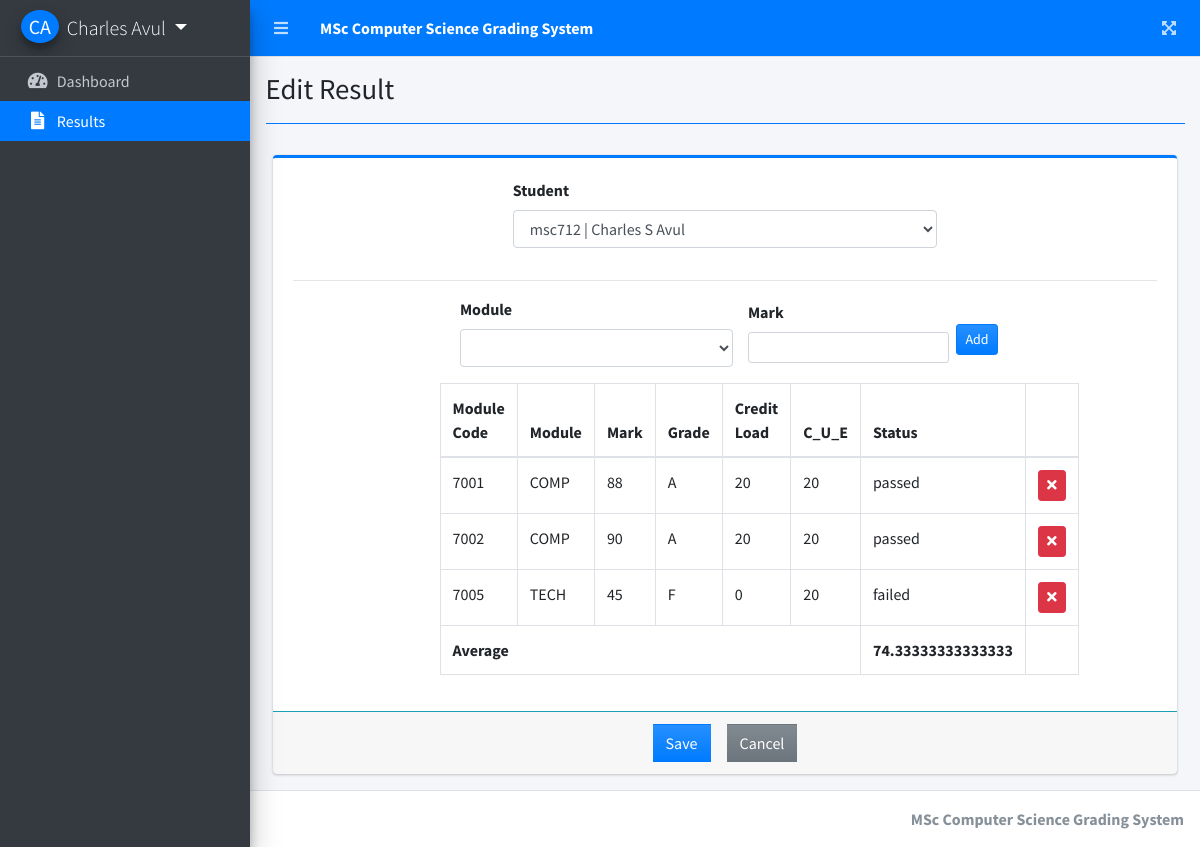
Screenshot of /index.php?page=edit_result&id=2 (signed in) with the database file from the repository.
### tables this page shows
CREATE TABLE `result_items` (
  `id` int(30) NOT NULL,
  `result_id` int(30) NOT NULL,
  `module_id` int(30) NOT NULL,
  `mark` float NOT NULL,
  `grade` varchar(1) NOT NULL,
  `c_u_e` int(10) NOT NULL,
  `c_load` int(10) NOT NULL,
  `status` text NOT NULL,
  `date_created` datetime NOT NULL DEFAULT current_timestamp()
);

CREATE TABLE `modules` (
  `id` int(30) NOT NULL,
  `module_code` varchar(50) NOT NULL,
  `module` varchar(200) NOT NULL,
  `description` text NOT NULL,
  `credits` int(50) NOT NULL,
  `date_created` datetime NOT NULL DEFAULT current_timestamp()
);

### edit_result.php (called while the page is built, shortened)
<?php
include 'db_connect.php';
include 'new_result.php';
?>

### new_result.php (the view, shortened to what this page needs)
<?php	if(($_SESSION['login_user_type']==3)): ?>
<div class="col-lg-12">
	<div class="card card-outline card-primary">
		<div class="card-body">
			<form action="" id="manage-result">
              <div class="row justify-content-center">
               <div class="col-md-6">
               <div class="form-group">
                  <label for="" class="control-label">Student</label>
                  <select name="student_id" id="student_id" class="form-control select2 select2-sm" required>
                  <?php
                        $student = $conn->query("SELECT s.*,concat(firstname,' ',middlename,' ',lastname) as name FROM students s where student_code= '".$_SESSION['login_student_code']."'  order by concat(firstname,' ',middlename,' ',lastname) asc ");
                        while($row = $student->fetch_array()):
                  ?>
                        <option value="<?php echo $row['id'] ?>"  data-student_id='<?php echo $row['id'] ?>'  data-student='<?php echo $row['name'] ?>'  <?php echo isset($student_id) && $student_id == $row['id'] ? "selected" : '' ?>>
						       <?php echo $row['student_code'].' | '.ucwords($row['name']) ?>
					    </option>
                  <?php endwhile; ?>
                </select>
            </div>
          </div>
        </div>
        <hr>
        <div class="row">
          <div class="col-md-12">
            <div class="d-flex justify-content-center align-items-center">
            	<div class="form-group col-sm-4">
	                <label for="" class="control-label">Module</label>
	                <select name="" id="module_id" class="form-control select2 select2-sm input-sm">
	                  <option></option>
	                  <?php
	                        $modules = $conn->query("SELECT * FROM modules order by module asc ");
	                        while($row = $modules->fetch_array()):
	                  ?>
	                        <option value="<?php echo $row['id'] ?>" data-json='<?php echo json_encode($row) ?>'><?php echo $row['module_code'].' | '.ucwords($row['module']) ?></option>
	                  <?php endwhile; ?>
	                </select>
	            </div>
	            <div class="form-group col-sm-3">
	                <label for="" class="control-label">Mark</label>
	                <input type="number" class="form-control form-control-sm text-right number" id="mark" maxlength="6">
	            </div>
	            <button class="btn btn-sm btn-primary bg-gradient-primary" type="button" id="add_mark">Add</button>
            </div>
        </div>
    	<div class="col-md-8 offset-md-2">
            <table class="table table-bordered" id="mark-list">
            	<thead>
            		<tr>
            			<th>Module Code</th>
            			<th>Module</th>
            			<th>Mark</th>
            			<th>Grade</th>
            			<th>Credit Load</th>
            			<th>C_U_E</th>
            			<th>Status</th>
            			<th></th>
            		</tr>
            	</thead>
            	<tbody>
            		<?php if(isset($id)): ?>
            		<?php
            			$items=$conn->query("SELECT r.*,m.module_code,m.module,m.id as mid FROM result_items r inner join modules m on m.id = r.module_id where result_id = $id order by m.module_code asc");
            			while($row = $items->fetch_assoc()):
            		?>
            		<tr data-id="<?php echo $row['mid'] ?>">
            			<td><input type="hidden" name="module_id[]" value="<?php echo $row['module_id'] ?>"><?php echo $row['module_code'] ?></td>
            			<td><?php echo ucwords($row['module']) ?></td>
            			<td><input type="hidden" name="mark[]" value="<?php echo $row['mark'] ?>"><?php echo $row['mark'] ?></td>
            			<td><input type="hidden" id="grade" name="grade[]" value="<?php echo $row['grade'] ?>"><?php echo $row['grade'] ?></td>
            			<td><input type="hidden" name="c_u_e[]" value="<?php echo $row['c_u_e'] ?>"><?php echo $row['c_u_e'] ?></td>
            			<td><input type="hidden"  name="c_load[]" value="<?php echo $row['c_load'] ?>"><?php echo $row['c_load'] ?></td>
            			<td><input type="hidden" name="status[]" value="<?php echo $row['status'] ?>"><?php echo $row['status'] ?></td>
            			<td class="text-center"><button class="btn btn-sm btn-danger" type="button" onclick="$(this).closest('tr').remove() && calc_ave()"><i class="fa fa-times"></i></button></td>
            		</tr>
            		<?php endwhile; ?>
            		<?php endif; ?>
            	</tbody>
            	<tfoot>
            		<tr>
            			<th colspan="6">Average</th>
            			<th id="average" class="text-center"></th>
            		</tr>
            	</tfoot>
            </table>
          </div>
        </div>
      </form>
  	</div>
  	<div class="card-footer border-top border-info">
  		<div class="d-flex w-100 justify-content-center align-items-center">
  			<button class="btn btn-flat  bg-gradient-primary mx-2" form="manage-result">Save</button>
  			<a class="btn btn-flat bg-gradient-secondary mx-2" href="./index.php?page=results">Cancel</a>
  		</div>
  	</div>
	</div>
</div>
<?php endif; ?>

### rows the page displays
result_items: module.module_code "7001", module.module "COMP", mark "88", grade "A", c_u_e "20", c_load "20", status "passed"
result_items: module.module_code "7002", module.module "COMP", mark "90", grade "A", c_u_e "20", c_load "20", status "passed"
result_items: module.module_code "7005", module.module "TECH", mark "45", grade "F", c_u_e "0", c_load "20", status "failed"

### other values shown
$_SESSION['system']['name'] "MSc Computer Science Grading System"
$_SESSION['login_firstname'].' '.$_SESSION['login_lastname'] "Charles Avul"
$title "Edit Result"
form field student_id "msc712 | Charles S Avul"
